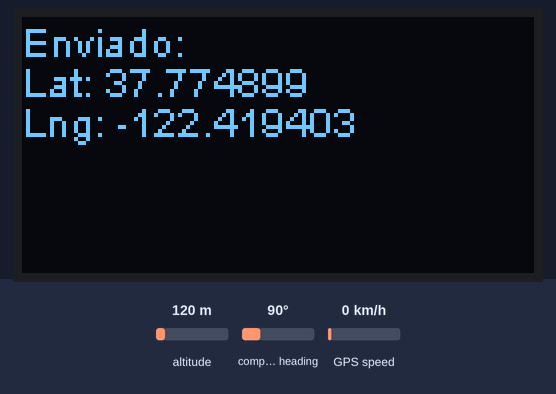
Simulated run of this sketch. Board: ESP32. On the bench: 128×64 one-colour display. The inputs (shaded band) are chosen by the test bench; at power-on: altitude 120 m, compass heading 90°, GPS speed 0 km/h. The GPS gets a fix after 3 s at 37.7749, -122.4194 with 8 satellites; no radio packets arrive unless stated.

Above: at 3.5 s.

The sketch:

esp32-gps-tx.ino
```cpp
#include <heltec.h>
#include <TinyGPS++.h>

// Brazil LoRa frequency
#define BAND 915E6

TinyGPSPlus gps;

void setup() {
  pinMode(4, INPUT_PULLUP);
  pinMode(15, INPUT_PULLUP);
  Wire.setPins(4, 15);

  Heltec.begin(true, true, true);

  if (!LoRa.begin(BAND, true)) {
    Heltec.display->clear();
    Heltec.display->drawString(0, 0, "Erro LoRa!");
    Heltec.display->display();
    while (1);
  }

  Heltec.display->clear();
  Heltec.display->drawString(0, 0, "Aguardando GPS...");
  Heltec.display->display();
}

void loop() {
  while (Serial.available() > 0) {
    char c = Serial.read();
    gps.encode(c);

    if (gps.location.isUpdated()) {
      float lat = gps.location.lat();
      float lng = gps.location.lng();

      String payload = String(lat, 6) + "," + String(lng, 6);

      LoRa.beginPacket();
      LoRa.print(payload);
      LoRa.endPacket();

      Heltec.display->clear();
      Heltec.display->drawString(0, 0, "Enviado:");
      Heltec.display->drawString(0, 10, "Lat: " + String(lat, 6));
      Heltec.display->drawString(0, 20, "Lng: " + String(lng, 6));
      Heltec.display->display();

      delay(2000);
    }
  }
}
```
